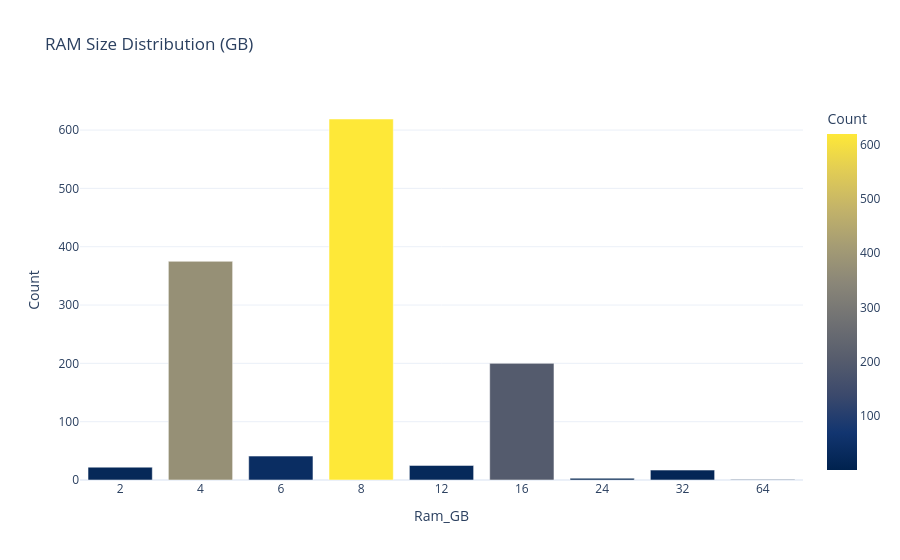

The notebook cell saved with this chart:
### Markdown cell above
### Chart 6: RAM Distribution
Before analyzing RAM, we clean it (extracting number from "8GB").

### Code cell
df_clean = df.copy()
df_clean['Ram_GB'] = df_clean['Ram'].str.replace('GB', '', regex=False).astype(int)
ram_counts = df_clean['Ram_GB'].value_counts().sort_index().reset_index()
ram_counts.columns = ['Ram_GB', 'Count']
fig_ram = px.bar(ram_counts, x='Ram_GB', y='Count', 
                  title='RAM Size Distribution (GB)',
                  color='Count', color_continuous_scale='Cividis')
fig_ram.update_layout(xaxis=dict(type='category'))
fig_ram.show()

### Figure 1 — Plotly figure (JSON) as saved in the notebook; plotly's stock layout.template omitted (floating-point values rounded to 4 significant figures)
{"data": [{"hovertemplate": "Ram_GB=%{x}<br>Count=%{marker.color}<extra></extra>", "legendgroup": "", "marker": {"color": [22, 375, 41, 619, 25, 200, 3, 17, 1], "coloraxis": "coloraxis", "pattern": {"shape": ""}}, "name": "", "orientation": "v", "showlegend": false, "textposition": "auto", "type": "bar", "x": [2, 4, 6, 8, 12, 16, 24, 32, 64], "xaxis": "x", "y": [22, 375, 41, 619, 25, 200, 3, 17, 1], "yaxis": "y"}], "layout": {"barmode": "relative", "coloraxis": {"autocolorscale": false, "colorbar": {"title": {"text": "Count"}}, "colorscale": [[0.0, "#00224e"], [0.1111, "#123570"], [0.2222, "#3b496c"], [0.3333, "#575d6d"], [0.4444, "#707173"], [0.5556, "#8a8678"], [0.6667, "#a59c74"], [0.7778, "#c3b369"], [0.8889, "#e1cc55"], [1.0, "#fee838"]]}, "legend": {"tracegroupgap": 0}, "title": {"text": "RAM Size Distribution (GB)"}, "xaxis": {"anchor": "y", "domain": [0.0, 1.0], "title": {"text": "Ram_GB"}, "type": "category"}, "yaxis": {"anchor": "x", "domain": [0.0, 1.0], "title": {"text": "Count"}}}}
